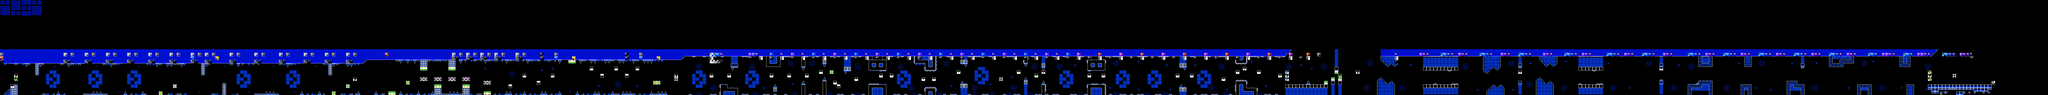

Tiled map render using the project's own tile images. Description and the map definition, with tile-layer contents summarised, below:
An orthogonal 580x27 tile map with 16x16 px tiles, 2 tile layers (SP, ...), 2 tilesets, 2 image layers.

<map version="1.10" tiledversion="1.11.2" orientation="orthogonal" renderorder="right-down" width="580" height="27" tilewidth="16" tileheight="16" infinite="0" nextlayerid="5" nextobjectid="1">
 <editorsettings>
  <chunksize width="16" height="27" />
  <export target="../LEVELS/LEVEL DATA/lvlset_B/oceane.csv" format="csv" />
 </editorsettings>
 <tileset firstgid="1" name="famidash" tilewidth="16" tileheight="16" tilecount="256" columns="16">
  <image source="../../../GRAPHICS/famidash.bmp" width="256" height="256" />
 </tileset>
 <tileset firstgid="257" name="sprites" tilewidth="16" tileheight="16" tilecount="256" columns="16">
  <image source="../../../GRAPHICS/sprites.png" width="256" height="256" />
 </tileset>
 <imagelayer id="3" name="Image Layer 1" parallaxx="0.9" parallaxy="0.9" repeatx="1" repeaty="1"><image source="../../../GRAPHICS/Old/parallax Blue.bmp" width="192" height="72" /></imagelayer><imagelayer id="4" name="Image Layer 2" offsetx="0" offsety="432" repeatx="1"><image source="../../../GRAPHICS/ground.bmp" width="80" height="32" /></imagelayer><layer id="1" width="580" height="27">
  <data>[15660 cells, 15660 non-empty, 82 distinct tile ids]</data>
 </layer>
 <layer id="2" name="SP" width="580" height="27">
  <data>[15660 cells, 396 non-empty, 52 distinct tile ids]</data>
 </layer>
</map>
